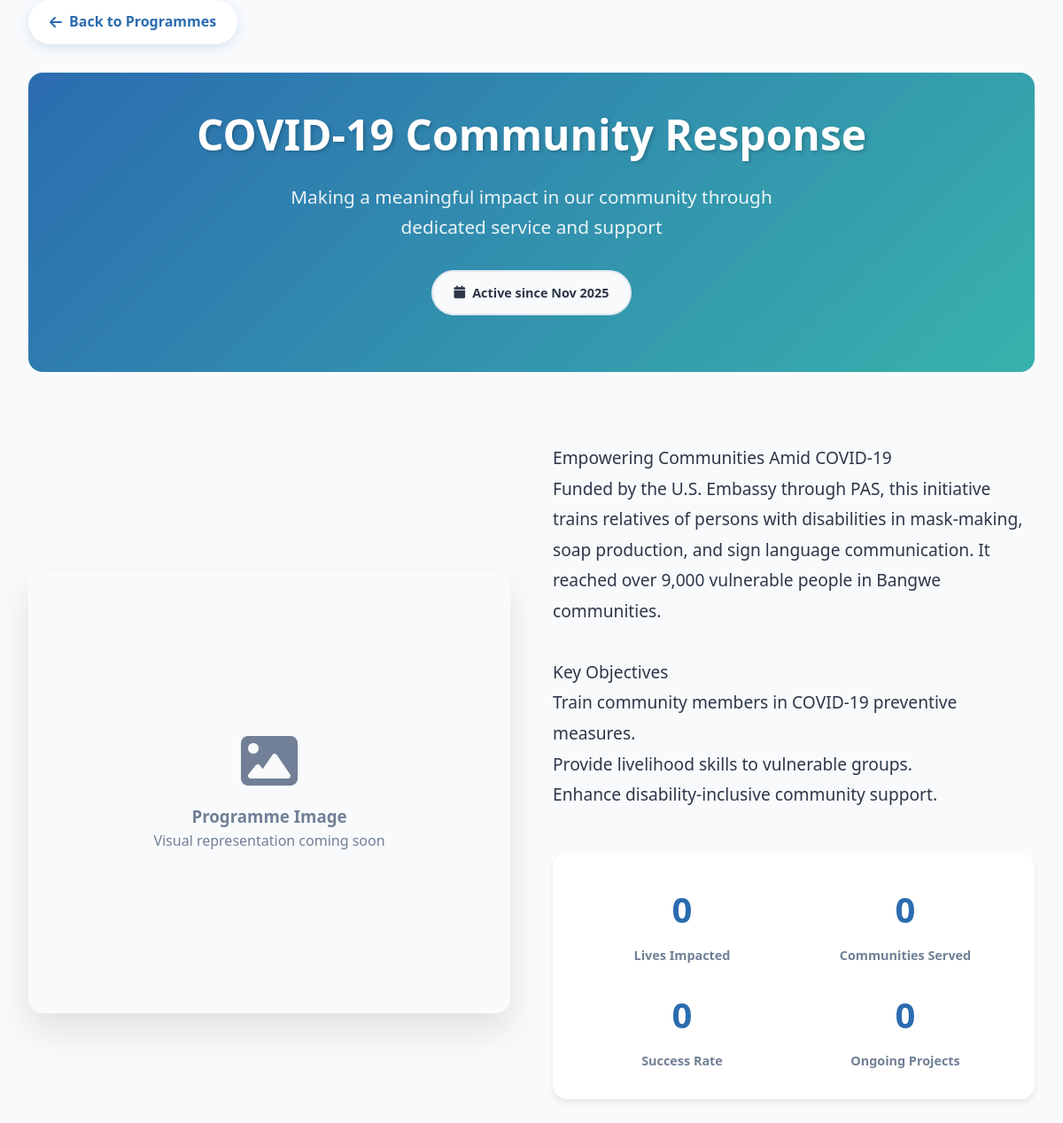
The page /programme_detail.php?id=2 on the database its author committed.
### tables this page shows
CREATE TABLE `programmes` (
  `id` int(11) NOT NULL,
  `title` varchar(255) NOT NULL,
  `introduction` text DEFAULT NULL,
  `objectives` text DEFAULT NULL,
  `key_achievements` text DEFAULT NULL,
  `target_beneficiaries` varchar(255) DEFAULT NULL,
  `duration` varchar(100) DEFAULT NULL,
  `status` enum('active','completed','upcoming') DEFAULT 'active',
  `budget` decimal(12,2) DEFAULT NULL,
  `location` varchar(255) DEFAULT NULL,
  `partner_organizations` text DEFAULT NULL,
  `is_featured` tinyint(1) DEFAULT 0,
  `created_at` timestamp NOT NULL DEFAULT current_timestamp(),
  `updated_at` timestamp NOT NULL DEFAULT current_timestamp() ON UPDATE current_timestamp()
);

### public/programme_detail.php (the view, shortened to what this page needs)
<?php
require_once "../config/database.php";
$programme_id = $_GET['id'] ?? null;
$stmt = $pdo->prepare("SELECT * FROM programmes WHERE id = ?");
$stmt->execute([$programme_id]);
$programme = $stmt->fetch();
$primary_image = null;
?>
<!DOCTYPE html>
<html lang="en">
<head>
    <link rel="stylesheet" href="https://cdnjs.cloudflare.com/ajax/libs/font-awesome/6.4.0/css/all.min.css">
</head>
<body>
    <div class="container">
        <a href="programmes.php" class="back-link">
            <i class="fas fa-arrow-left"></i> Back to Programmes
        </a>
        <section class="page-header fade-in">
            <div class="header-content">
                <h1><?= htmlspecialchars($programme['title']) ?></h1>
                <p class="page-subtitle">Making a meaningful impact in our community through dedicated service and support</p>
                <div class="programme-meta" style="justify-content: center; margin-top: 2rem;">
                    <span class="meta-badge">
                        <i class="fas fa-calendar"></i>
                        Active since <?= date('M Y', strtotime($programme['created_at'])) ?>
                    </span>
                </div>
            </div>
        </section>
        <section class="programme-hero fade-in">
            <div class="hero-image">
                <?php if($primary_image): ?>
                    <img src="../uploads/<?= htmlspecialchars($primary_image['file_name']) ?>"
                         alt="<?= htmlspecialchars($programme['title']) ?>"
                         loading="eager">
                <?php else: ?>
                    <div style="text-align: center; color: var(--text-light); padding: 2rem;">
                        <i class="fas fa-image" style="font-size: 4rem; margin-bottom: 1rem;"></i>
                        <h3 style="color: var(--text-light);">Programme Image</h3>
                        <p>Visual representation coming soon</p>
                    </div>
                <?php endif; ?>
            </div>
            <div class="hero-content">
                <div class="programme-description">
                    <?= nl2br(htmlspecialchars($programme['introduction'] ?? 'We are committed to making a positive difference through this programme. Our dedicated team works tirelessly to achieve meaningful outcomes and create lasting impact in the community.')) ?>
                </div>
                <div class="impact-stats">
                    <div class="impact-stat">
                        <div class="stat-number" data-count="1500">0</div>
                        <div class="stat-label">Lives Impacted</div>
                    </div>
                    <div class="impact-stat">
                        <div class="stat-number" data-count="12">0</div>
                        <div class="stat-label">Communities Served</div>
                    </div>
                    <div class="impact-stat">
                        <div class="stat-number" data-count="95">0</div>
                        <div class="stat-label">Success Rate</div>
                    </div>
                    <div class="impact-stat">
                        <div class="stat-number" data-count="24">0</div>
                        <div class="stat-label">Ongoing Projects</div>
                    </div>
                </div>
            </div>
        </section>
    </div>
</body>
</html>

### public/programme_detail.php (style rules this page uses)
:root { --primary: #2b6cb0; --primary-dark: #2c5282; --accent: #38b2ac; --success: #38a169; --warning: #d69e2e; --bg: #f8fafc; --card-bg: #ffffff; --text: #2d3748; --text-light: #718096; --text-muted: #a0aec0; --border: #e2e8f0; --shadow: rgba(0, 0, 0, 0.08); --shadow-md: rgba(0, 0, 0, 0.12); --radius: 16px; --radius-sm: 8px; --transition: all 0.3s cubic-bezier(0.4, 0, 0.2, 1); }
* { margin: 0; padding: 0; box-sizing: border-box; }
body { font-family: 'Segoe UI', system-ui, -apple-system, sans-serif; background: var(--bg); color: var(--text); line-height: 1.6; padding: 0; min-height: 100vh; }
.container { max-width: 1200px; margin: 0 auto; padding: 0 2rem; }
.page-header { margin-bottom: 3rem; padding: 2rem 0; background: linear-gradient(135deg, var(--primary) 0%, var(--accent) 100%); color: white; border-radius: var(--radius); overflow: hidden; }
.header-content { text-align: center; padding: 0 2rem; }
.header-content h1 { font-size: 3rem; font-weight: 800; margin-bottom: 1rem; text-shadow: 2px 2px 4px rgba(0,0,0,0.2); }
.page-subtitle { font-size: 1.3rem; opacity: 0.9; max-width: 600px; margin: 0 auto; }
.back-link { display: inline-flex; align-items: center; gap: 0.5rem; color: var(--primary); text-decoration: none; font-weight: 600; margin-bottom: 2rem; padding: 0.75rem 1.5rem; background: white; border-radius: 50px; box-shadow: 0 4px 12px rgba(43, 108, 176, 0.15); transition: var(--transition); }
.programme-hero { display: grid; grid-template-columns: 1fr 1fr; gap: 3rem; margin-bottom: 4rem; align-items: center; }
.hero-image { border-radius: var(--radius); overflow: hidden; height: 500px; background: var(--bg); display: flex; align-items: center; justify-content: center; box-shadow: 0 20px 40px rgba(0, 0, 0, 0.1); }
.hero-content { padding: 2rem 0; }
.programme-meta { display: flex; gap: 1rem; margin-bottom: 2rem; flex-wrap: wrap; }
.meta-badge { display: inline-flex; align-items: center; gap: 0.5rem; padding: 0.75rem 1.5rem; background: var(--bg); border-radius: 50px; font-size: 0.9rem; font-weight: 600; color: var(--text); border: 2px solid var(--border); }
.programme-description { color: var(--text); line-height: 1.8; font-size: 1.2rem; margin-bottom: 2rem; }
.impact-stats { display: grid; grid-template-columns: repeat(auto-fit, minmax(150px, 1fr)); gap: 1.5rem; margin: 3rem 0; padding: 2rem; background: var(--card-bg); border-radius: var(--radius); box-shadow: 0 4px 6px var(--shadow); }
.impact-stat { text-align: center; }
.stat-number { font-size: 2.5rem; font-weight: 800; color: var(--primary); margin-bottom: 0.5rem; }
.stat-label { color: var(--text-light); font-size: 0.9rem; font-weight: 600; }
.fade-in { opacity: 0; transform: translateY(30px); transition: all 0.6s ease; }
.fade-in.visible { opacity: 1; transform: translateY(0); }

### rows shown on the page
programmes: title "COVID-19 Community Response", created_at "Nov 2025", introduction "Empowering Communities Amid COVID-19 Funded by the U.S. Embassy through PAS, this initiative trains relatives of persons with disabilities in mask-making, soap production, and sign language communication. It reached over 9,000 vulnerable people in Bangwe communities. Key Objectives Train community members in COVID-19 preventive measures. Provide livelihood skills to vulnerable groups. Enhance disability-inclusive community support."
